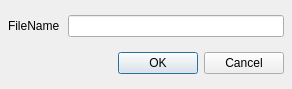
<?xml version="1.0" encoding="UTF-8"?>
<ui version="4.0">
 <class>RenameFileDialog</class>
 <widget class="QDialog" name="RenameFileDialog">
  <property name="geometry">
   <rect>
    <x>0</x>
    <y>0</y>
    <width>292</width>
    <height>89</height>
   </rect>
  </property>
  <property name="windowTitle">
   <string>Rename File</string>
  </property>
  <layout class="QGridLayout" name="gridLayout">
   <property name="leftMargin">
    <number>8</number>
   </property>
   <property name="topMargin">
    <number>8</number>
   </property>
   <property name="rightMargin">
    <number>8</number>
   </property>
   <property name="bottomMargin">
    <number>8</number>
   </property>
   <property name="spacing">
    <number>8</number>
   </property>
   <item row="0" column="0">
    <layout class="QHBoxLayout" name="horizontalLayout">
     <item>
      <widget class="QLabel" name="label">
       <property name="text">
        <string>FileName</string>
       </property>
      </widget>
     </item>
     <item>
      <widget class="QLineEdit" name="fileNameEditor">
       <property name="minimumSize">
        <size>
         <width>200</width>
         <height>0</height>
        </size>
       </property>
      </widget>
     </item>
    </layout>
   </item>
   <item row="1" column="0">
    <widget class="QDialogButtonBox" name="buttonBox">
     <property name="orientation">
      <enum>Qt::Horizontal</enum>
     </property>
     <property name="standardButtons">
      <set>QDialogButtonBox::Cancel|QDialogButtonBox::Ok</set>
     </property>
    </widget>
   </item>
  </layout>
 </widget>
 <resources/>
 <connections>
  <connection>
   <sender>buttonBox</sender>
   <signal>accepted()</signal>
   <receiver>RenameFileDialog</receiver>
   <slot>accept()</slot>
   <hints>
    <hint type="sourcelabel">
     <x>248</x>
     <y>254</y>
    </hint>
    <hint type="destinationlabel">
     <x>157</x>
     <y>274</y>
    </hint>
   </hints>
  </connection>
  <connection>
   <sender>buttonBox</sender>
   <signal>rejected()</signal>
   <receiver>RenameFileDialog</receiver>
   <slot>reject()</slot>
   <hints>
    <hint type="sourcelabel">
     <x>316</x>
     <y>260</y>
    </hint>
    <hint type="destinationlabel">
     <x>286</x>
     <y>274</y>
    </hint>
   </hints>
  </connection>
 </connections>
</ui>
